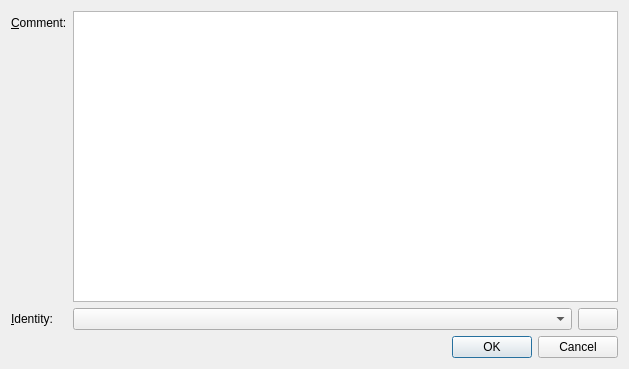
<?xml version="1.0" encoding="UTF-8"?>
<ui version="4.0">
 <class>CommitDialog</class>
 <widget class="QDialog" name="CommitDialog">
  <property name="geometry">
   <rect>
    <x>0</x>
    <y>0</y>
    <width>629</width>
    <height>369</height>
   </rect>
  </property>
  <property name="windowTitle">
   <string>Commit Changes</string>
  </property>
  <layout class="QVBoxLayout" name="verticalLayout">
   <item>
    <layout class="QFormLayout" name="formLayout">
     <item row="0" column="0">
      <widget class="QLabel" name="label">
       <property name="text">
        <string>&amp;Comment:</string>
       </property>
       <property name="buddy">
        <cstring>textEdit</cstring>
       </property>
      </widget>
     </item>
     <item row="0" column="1">
      <widget class="QTextEdit" name="textEdit">
       <property name="sizePolicy">
        <sizepolicy hsizetype="Expanding" vsizetype="Expanding">
         <horstretch>0</horstretch>
         <verstretch>1</verstretch>
        </sizepolicy>
       </property>
       <property name="toolTip">
        <string>Comment of the commit.</string>
       </property>
      </widget>
     </item>
     <item row="1" column="0">
      <widget class="QLabel" name="label_2">
       <property name="text">
        <string>&amp;Identity:</string>
       </property>
       <property name="buddy">
        <cstring>comboBox</cstring>
       </property>
      </widget>
     </item>
     <item row="1" column="1">
      <layout class="QHBoxLayout" name="horizontalLayout" stretch="1,0">
       <item>
        <widget class="QComboBox" name="comboBox">
         <property name="sizePolicy">
          <sizepolicy hsizetype="Preferred" vsizetype="Expanding">
           <horstretch>0</horstretch>
           <verstretch>0</verstretch>
          </sizepolicy>
         </property>
         <property name="toolTip">
          <string>Identity to commit.</string>
         </property>
        </widget>
       </item>
       <item>
        <widget class="QPushButton" name="buttonEditIdentities">
         <property name="sizePolicy">
          <sizepolicy hsizetype="Minimum" vsizetype="Minimum">
           <horstretch>0</horstretch>
           <verstretch>0</verstretch>
          </sizepolicy>
         </property>
         <property name="toolTip">
          <string>Edit identities ...</string>
         </property>
         <property name="text">
          <string/>
         </property>
         <property name="icon">
          <iconset resource="../ressources.qrc">
           <normaloff>:/icons/icons/three91.png</normaloff>:/icons/icons/three91.png</iconset>
         </property>
        </widget>
       </item>
      </layout>
     </item>
    </layout>
   </item>
   <item>
    <widget class="QDialogButtonBox" name="buttonBox">
     <property name="toolTip">
      <string>Ok is enbled when a valid identity is choosen and comment is not empty.</string>
     </property>
     <property name="orientation">
      <enum>Qt::Horizontal</enum>
     </property>
     <property name="standardButtons">
      <set>QDialogButtonBox::Cancel|QDialogButtonBox::Ok</set>
     </property>
    </widget>
   </item>
  </layout>
 </widget>
 <resources>
  <include location="../ressources.qrc"/>
 </resources>
 <connections>
  <connection>
   <sender>buttonBox</sender>
   <signal>accepted()</signal>
   <receiver>CommitDialog</receiver>
   <slot>accept()</slot>
   <hints>
    <hint type="sourcelabel">
     <x>236</x>
     <y>359</y>
    </hint>
    <hint type="destinationlabel">
     <x>157</x>
     <y>274</y>
    </hint>
   </hints>
  </connection>
  <connection>
   <sender>buttonBox</sender>
   <signal>rejected()</signal>
   <receiver>CommitDialog</receiver>
   <slot>reject()</slot>
   <hints>
    <hint type="sourcelabel">
     <x>304</x>
     <y>359</y>
    </hint>
    <hint type="destinationlabel">
     <x>286</x>
     <y>274</y>
    </hint>
   </hints>
  </connection>
 </connections>
</ui>
